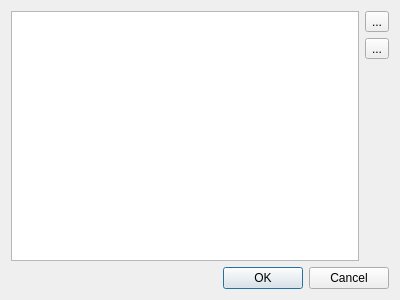
<?xml version="1.0" encoding="UTF-8"?>
<ui version="4.0">
 <class>HistoryViewerDialog</class>
 <widget class="QDialog" name="HistoryViewerDialog">
  <property name="geometry">
   <rect>
    <x>0</x>
    <y>0</y>
    <width>400</width>
    <height>300</height>
   </rect>
  </property>
  <property name="windowTitle">
   <string>Dialog</string>
  </property>
  <layout class="QVBoxLayout" name="verticalLayout_2">
   <item>
    <layout class="QHBoxLayout" name="horizontalLayout">
     <item>
      <widget class="QTableView" name="m_tableview"/>
     </item>
     <item>
      <layout class="QVBoxLayout" name="verticalLayout">
       <item>
        <widget class="QToolButton" name="m_addBtn">
         <property name="text">
          <string>...</string>
         </property>
        </widget>
       </item>
       <item>
        <widget class="QToolButton" name="m_removeBtn">
         <property name="text">
          <string>...</string>
         </property>
        </widget>
       </item>
       <item>
        <spacer name="verticalSpacer">
         <property name="orientation">
          <enum>Qt::Vertical</enum>
         </property>
         <property name="sizeHint" stdset="0">
          <size>
           <width>20</width>
           <height>40</height>
          </size>
         </property>
        </spacer>
       </item>
      </layout>
     </item>
    </layout>
   </item>
   <item>
    <widget class="QDialogButtonBox" name="buttonBox">
     <property name="orientation">
      <enum>Qt::Horizontal</enum>
     </property>
     <property name="standardButtons">
      <set>QDialogButtonBox::Cancel|QDialogButtonBox::Ok</set>
     </property>
    </widget>
   </item>
  </layout>
  <action name="m_addAct">
   <property name="icon">
    <iconset theme="add"/>
   </property>
   <property name="text">
    <string>Add</string>
   </property>
  </action>
  <action name="m_removeAct">
   <property name="icon">
    <iconset theme="remove"/>
   </property>
   <property name="text">
    <string>remove</string>
   </property>
  </action>
 </widget>
 <resources/>
 <connections>
  <connection>
   <sender>buttonBox</sender>
   <signal>accepted()</signal>
   <receiver>HistoryViewerDialog</receiver>
   <slot>accept()</slot>
   <hints>
    <hint type="sourcelabel">
     <x>248</x>
     <y>254</y>
    </hint>
    <hint type="destinationlabel">
     <x>157</x>
     <y>274</y>
    </hint>
   </hints>
  </connection>
  <connection>
   <sender>buttonBox</sender>
   <signal>rejected()</signal>
   <receiver>HistoryViewerDialog</receiver>
   <slot>reject()</slot>
   <hints>
    <hint type="sourcelabel">
     <x>316</x>
     <y>260</y>
    </hint>
    <hint type="destinationlabel">
     <x>286</x>
     <y>274</y>
    </hint>
   </hints>
  </connection>
 </connections>
</ui>
